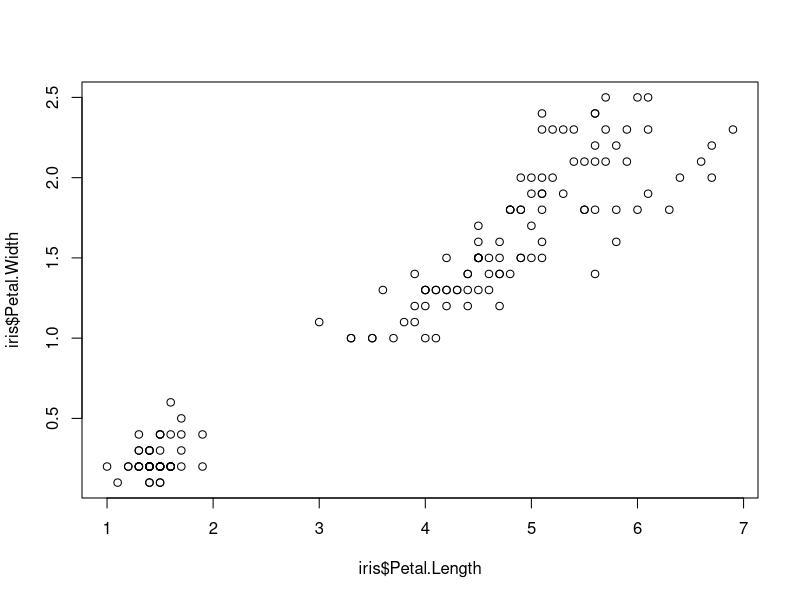
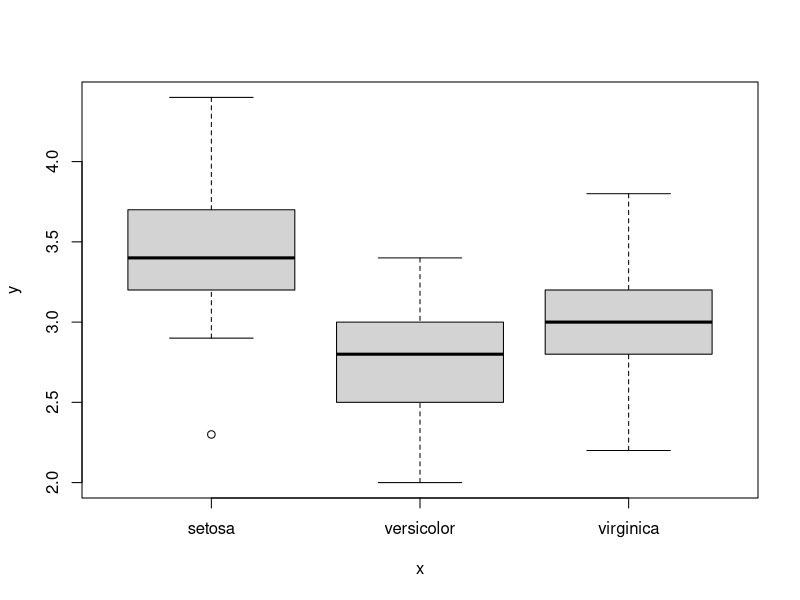
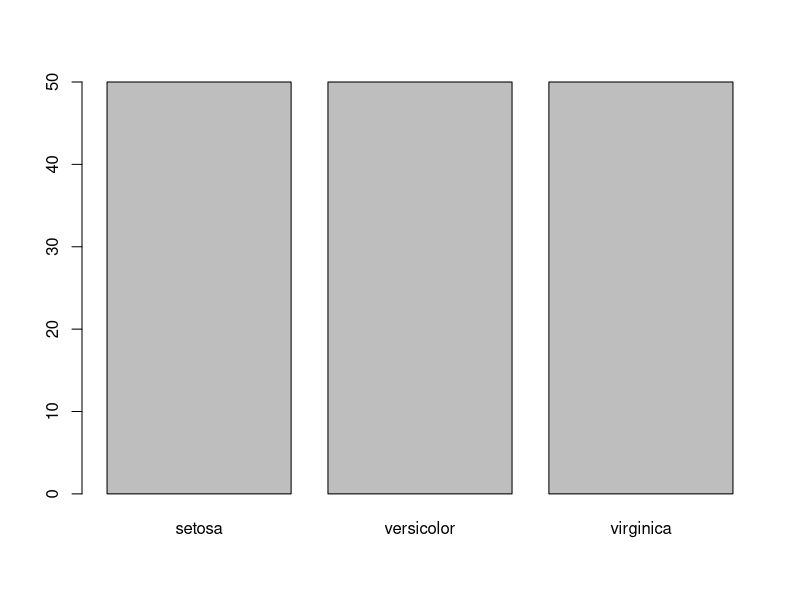
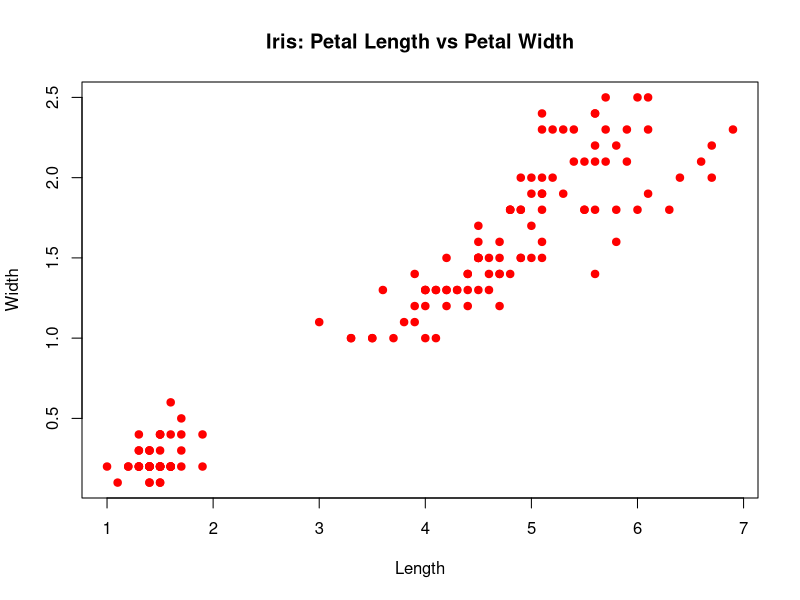

Recreate these plots in R, in order.
library(datasets)

head(iris)


# Continous, continuous -> scatter
plot(iris$Petal.Length,iris$Petal.Width)

# Continous, categorical -> box
plot(iris$Species, iris$Sepal.Width)

# Categorical -> Histogram
plot(iris$Species)



plot(iris$Petal.Length,iris$Petal.Width,
     # color
     col = "#FF0000",

     # point character
     pch = 19,

     # title
     main = "Iris: Petal Length vs Petal Width",
     
     # x axis label
     xlab = "Length" ,

     # y axis label
     ylab = "Width"
     )
